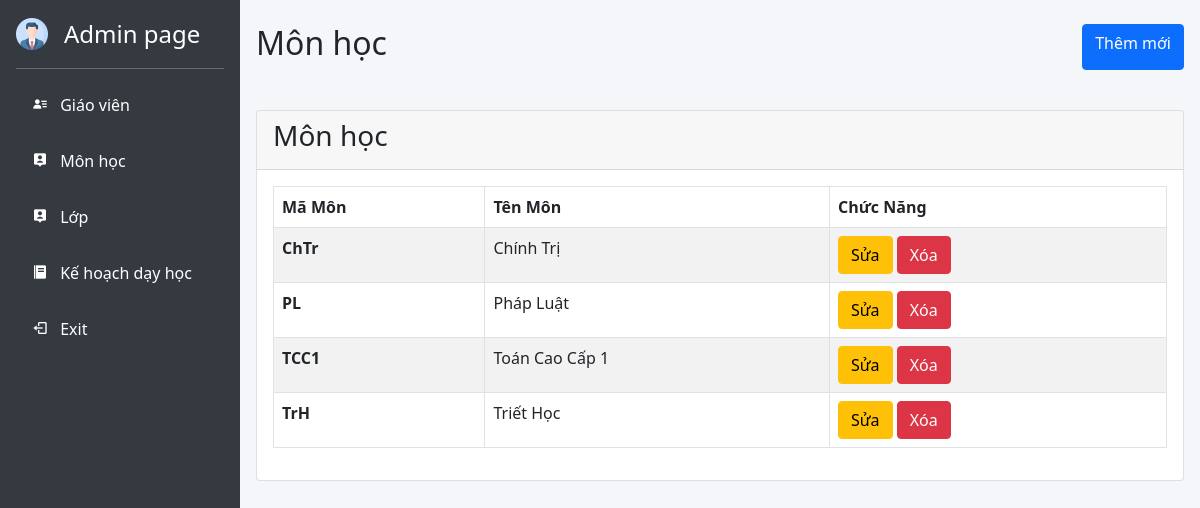
The app's page /Admin/index.php?controller=subject&action=show with its own data.
### tables this page shows
CREATE TABLE IF NOT EXISTS `tbmon` (
  `maMon` varchar(50) NOT NULL,
  `tenMon` text NOT NULL,
  PRIMARY KEY (`maMon`)
);

### Admin/Model/connect.php (called while the page is built, shortened)
<?php
class connect{
    var $db = null;
	public function __construct()
	{
		$dsn = 'mysql:host=localhost;dbname=tracnghiemonline';
		$user = 'root';
		$pass = 'root';
		try {
			$this->db = new PDO($dsn, $user, $pass, array(PDO::MYSQL_ATTR_INIT_COMMAND => "SET NAMES utf8"));
		} catch (PDOexception $e) {
			echo $e->getMessage();
			echo "Khong thanh cong";
			exit();
		}
	}
	public function getList($select)
	{
		$results = $this->db->query($select);
		return $results;
	}
}

### Admin/Model/mon.php (called while the page is built, shortened)
<?php
class Mon{
    public function getListMon(){
        $db = new connect();
        $sql = "SELECT * FROM tbmon";
        $r = $db->getList($sql);
        return $r;
    }
}

### Admin/View/subject/subject.php (the view)
<div class="row">
    <div class="col-12 p-3 mt-2 mb-2 ">
        <section class="d-flex justify-content-between">
            <h2 class="text-center">Môn học</h2>
            <a class="btn btn-primary" href="./index.php?controller=subject&action=addBtn">Thêm mới</a>
        </section>
    </div>
</div>
<div class="row">
    <div class="col-ms-12 p-3">
        <div class="card">
            <div class="card-header">
                <h3>Môn học</h3>
            </div>
            <div class="card-body">
                <table class="table table-striped table-hover table-bordered">
                    <thead>
                        <tr>
                            <th scope="col">Mã Môn</th>
                            <th scope="col">Tên Môn</th>
                            <th scope="col">Chức Năng</th>
                        </tr>
                    </thead>
                    <tbody>
                        <?php
                            $mon = new Mon();
                            $r = $mon->getListMon();
                            while($set = $r->fetch()):
                        ?>
                        <tr>
                            <th scope="row"><?php echo $set[0] ?></th>
                            <td><?php echo $set[1] ?></td>
                            <td>
                                <a class="btn btn-warning" href="./index.php?controller=subject&action=editBtn&id=<?php echo $set[0]?>" role="button">Sửa</a>
                                <a class="btn btn-danger" href="./index.php?controller=subject&action=deleteBtn&id=<?php echo $set[0]?>" role="button">Xóa</a>
                            </td>
                        </tr>
                        <?php
                            endwhile;
                        ?>
                    </tbody>
                </table>
            </div>
        </div>
    </div>
</div>

### Admin/src/css/style.css (style rules this page uses)
body { margin: 0; padding: 0; box-sizing: border-box; width: 100%; min-height: 100vh; display: flex; }

### records on screen
tbmon: maMon "ChTr", tenMon "Chính Trị"
tbmon: maMon "PL", tenMon "Pháp Luật"
tbmon: maMon "TCC1", tenMon "Toán Cao Cấp 1"
tbmon: maMon "TrH", tenMon "Triết Học"
